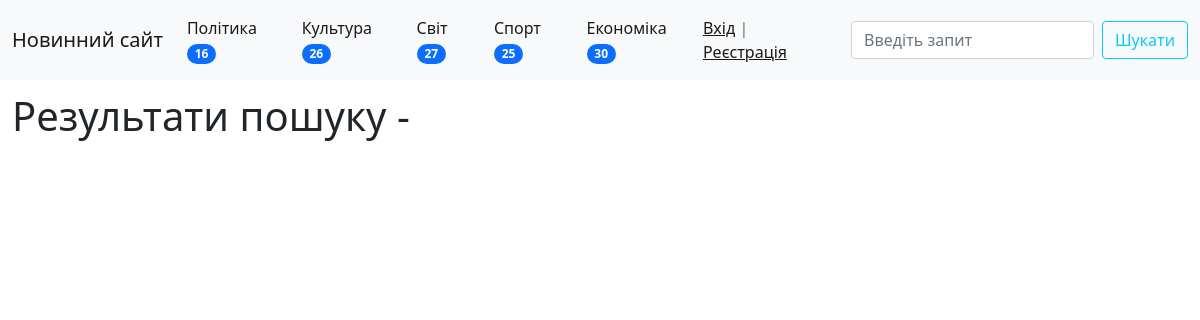
The page /find/ on the database its author committed.
### news/models.py (models this page shows, shortened)
class Categories(models.Model):
    title = models.CharField(max_length=100, verbose_name='Категорія')
    class Meta:
        verbose_name = 'Категорія'
        verbose_name_plural = 'Категорії'
        ordering = ('id', )
    def get_absolute_url(self):
        return reverse('category', kwargs={'category_id': self.pk})

### news/views.py (the view)
# urls.py: path('find/', get_find_result, name='view_find_result'),
def get_find_result(request):
    to_find = request.GET.get('q')
    if to_find:
        queryset = News.objects.filter(content__icontains=to_find).select_related(
            'category') or News.objects.filter(title__icontains=to_find).select_related('category')
        paginator = Paginator(queryset, 10)
        page_number = request.GET.get('page')
        page_obj = paginator.get_page(page_number)
        return render(request, 'news/view_result.html', {'page_obj': page_obj, 'q': to_find, 'count': len(queryset)})
    else:
        return render(request, 'news/view_result.html')

### news/templatetags/news_tags.py (called while the page is built)
@register.simple_tag(name='get_list_categories')
def get_category():
    return Categories.objects.annotate(cnt=Count('news', filter=F('news__is_published'))).filter(cnt__gt=0)

### news/templates/news/view_result.html (shortened to what this page needs)
{% extends 'base.html' %}
{% block content %}
    <h1 style="margin: 1%">Результати пошуку - {{ count }}</h1>
{% endblock %}

### templates/inc/_navbar.html (shortened to what this page needs)
{% load news_tags %}
{% get_list_categories as categories %}
<nav class="navbar navbar-expand-lg navbar-light bg-light">
    <div class="container-fluid">
        <a class="navbar-brand" href="{% url 'home' %}">Новинний сайт</a>
        <div class="collapse navbar-collapse" id="navbarScroll">
            <ul class="navbar-nav me-auto my-2 my-lg-0 navbar-nav-scroll" style="--bs-scroll-height: 100px;">
                {% for category in categories %}
                    <li class="nav-item">
                        <a class="nav-link active" aria-current="page"
                           href="{{ category.get_absolute_url }}">{{ category.title }} <span
                                class="badge bg-primary rounded-pill">{{ category.cnt }}</span></a>
                    </li>
                {% endfor %}
            </ul>
            {% block login-logout %}
                {% if request.user.is_authenticated %}
                    <span class="navbar-text" style="margin-right: 2%">
                        <div>Вітаю, {{ request.user.username }} | <a href="{% url 'logout' %}">Вихід</a></div>
                    </span>
                {% else %}
                    <span class="navbar-text" style="margin-right: 2%">
                        <a href="{% url 'login' %}">Вхід</a> | <a href="{% url 'register' %}">Реєстрація</a>
                    </span>
                {% endif %}
            {% endblock %}
            <form class="d-flex" action="{% url 'view_find_result' %}" method="get">
                <input class="form-control me-2" name="q" type="text" placeholder="Введіть запит" aria-label="Search">
                <button class="btn btn-outline-info" type="submit">Шукати</button>
            </form>
        </div>
    </div>
</nav>

### rows shown on the page
Categories: title "Політика", cnt "16"
Categories: title "Культура", cnt "26"
Categories: title "Світ", cnt "27"
Categories: title "Спорт", cnt "25"
Categories: title "Економіка", cnt "30"
